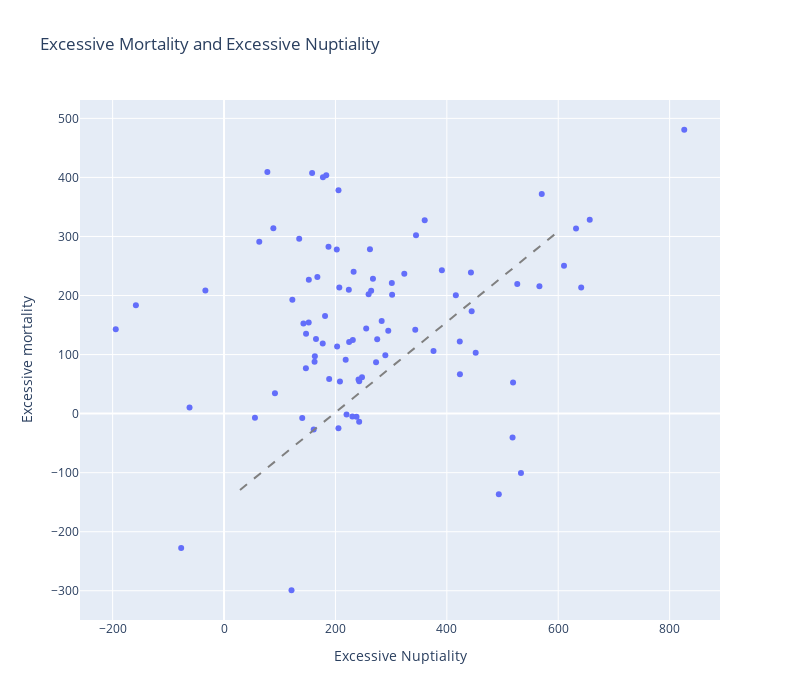

Notebook cell for this chart:
### Code cell
fig = px.scatter(
    df_full,
    x='Excessive Marriages per100k',
    y='Excess total',
    hover_name='Region',
    title="Excessive Mortality and Excessive Nuptiality",
    labels={"Excessive Marriages per100k": "Excessive Nuptiality", "Excess total": "Excessive mortality"},
    width=800, height=700
)



fig.show()

### Figure 1 — Plotly figure (JSON) as saved in the notebook; plotly's stock layout.template omitted (floating-point values rounded to 4 significant figures)
{"data": [{"hovertemplate": "<b>%{hovertext}</b><br><br>Excessive Nuptiality=%{x}<br>Excessive mortality=%{y}<extra></extra>", "hovertext": ["Алтайский край", "Амурская область", "Архангельская область без АО", "Астраханская область", "Белгородская область", "Брянская область", "Владимирская область", "Волгоградская область", "Вологодская область", "Воронежская область", "Еврейская АО", "Забайкальский край", "Ивановская область", "Иркутская область", "Кабардино-Балкария", "Калининградская область", "Калужская область", "Камчатский край", "Карачаево-Черкесия", "Кемеровская область", "Кировская область", "Костромская область", "Краснодарский край", "Красноярский край", "Курганская область", "Курская область", "Ленинградская область", "Липецкая область", "Магаданская область", "Москва", "Московская область", "Мурманская область", "Ненецкий АО", "Нижегородская область", "Новгородская область", "Новосибирская область", "Омская область", "Оренбургская область", "Орловская область", "Пензенская область", "Пермский край", "Приморский край", "Псковская область", "Республика Адыгея", "Республика Алтай", "Республика Башкортостан", "Республика Бурятия", "Республика Дагестан", "Республика Ингушетия", "Республика Калмыкия", "Республика Карелия", "Республика Коми", "Республика Крым", "Республика Марий Эл", "Республика Мордовия", "Республика Татарстан", "Республика Тыва", "Республика Хакасия", "Ростовская область", "Рязанская область", "Самарская область", "Санкт-Петербург", "Саратовская область", "Сахалинская область", "Свердловская область", "Севастополь", "Северная Осетия", "Смоленская область", "Ставропольский край", "Тамбовская область", "Тверская область", "Томская область", "Тульская область", "Тюменская область без АО", "Удмуртская Республика", "Ульяновская область", "Хабаровский край", "Ханты-Мансийский АО", "Челябинская область", "Чеченская Республика", "Чувашская Республика", "Чукотский АО", "Якутия", "Ямало-Hенецкий АО", "Ярославская область"], "legendgroup": "", "marker": {"color": "#636efa", "symbol": "circle"}, "mode": "markers", "name": "", "orientation": "v", "showlegend": false, "type": "scatter", "x": [343.3, 826.2, 247.7, 63.26, 267.4, 163.0, 224.6, 224.0, 242.6, 207.0, 641.2, 610.3, 262.0, 283.0, -33.48, 518.0, 147.2, 493.3, 161.0, 416.2, 231.2, 360.3, 218.4, 301.2, 301.8, 183.5, 242.7, 187.5, 391.1, 241.4, 272.9, 205.4, 177.6, 152.2, 376.1, 344.7, 443.3, 134.9, 167.6, 165.1, 259.5, 570.4, 444.6, 219.9, 533.1, 122.6, 631.9, -158.2, -76.97, 121.1, 451.8, 188.7, 142.6, 147.0, 88.54, 203.0, 566.2, 518.9, 202.4, 140.4, 181.3, 208.1, 255.2, 656.5, 323.6, 158.1, -61.93, 289.6, 152.0, 91.42, 294.8, 177.2, 237.8, 423.5, 77.8, 205.5, 526.5, 162.5, 264.1, -194.4, 55.5, 423.2, 275.0, 230.4, 232.6], "xaxis": "x", "y": [141.8, 480.7, 61.68, 291.0, 228.4, 96.96, 121.3, 209.9, -13.78, 213.5, 213.4, 250.3, 278.4, 157.0, 208.6, -40.48, 135.1, -136.4, -26.79, 200.3, 124.9, 327.4, 91.23, 221.3, 201.1, 403.8, 54.69, 282.8, 242.8, 57.81, 87.17, -24.91, 400.3, 226.6, 106.2, 302.1, 238.9, 296.3, 231.4, 126.4, 202.4, 371.8, 173.2, -1.354, -100.7, 192.8, 313.5, 183.7, -227.3, -299.1, 103.0, 58.61, 152.6, 76.71, 313.7, 113.8, 215.6, 52.58, 278.1, -7.281, 165.2, 54.6, 144.2, 328.3, 236.8, 407.5, 10.34, 98.75, 154.3, 34.49, 140.4, 118.8, -5.469, 66.57, 409.2, 378.3, 219.6, 88.03, 208.2, 143.1, -7.069, 122.0, 125.8, -4.931, 240.2], "yaxis": "y"}], "layout": {"height": 700, "legend": {"tracegroupgap": 0}, "shapes": [{"line": {"color": "gray", "dash": "dash"}, "type": "line"}], "title": {"text": "Excessive Mortality and Excessive Nuptiality"}, "width": 800, "xaxis": {"anchor": "y", "domain": [0, 1], "title": {"text": "Excessive Nuptiality"}}, "yaxis": {"anchor": "x", "domain": [0, 1], "title": {"text": "Excessive mortality"}}}}
